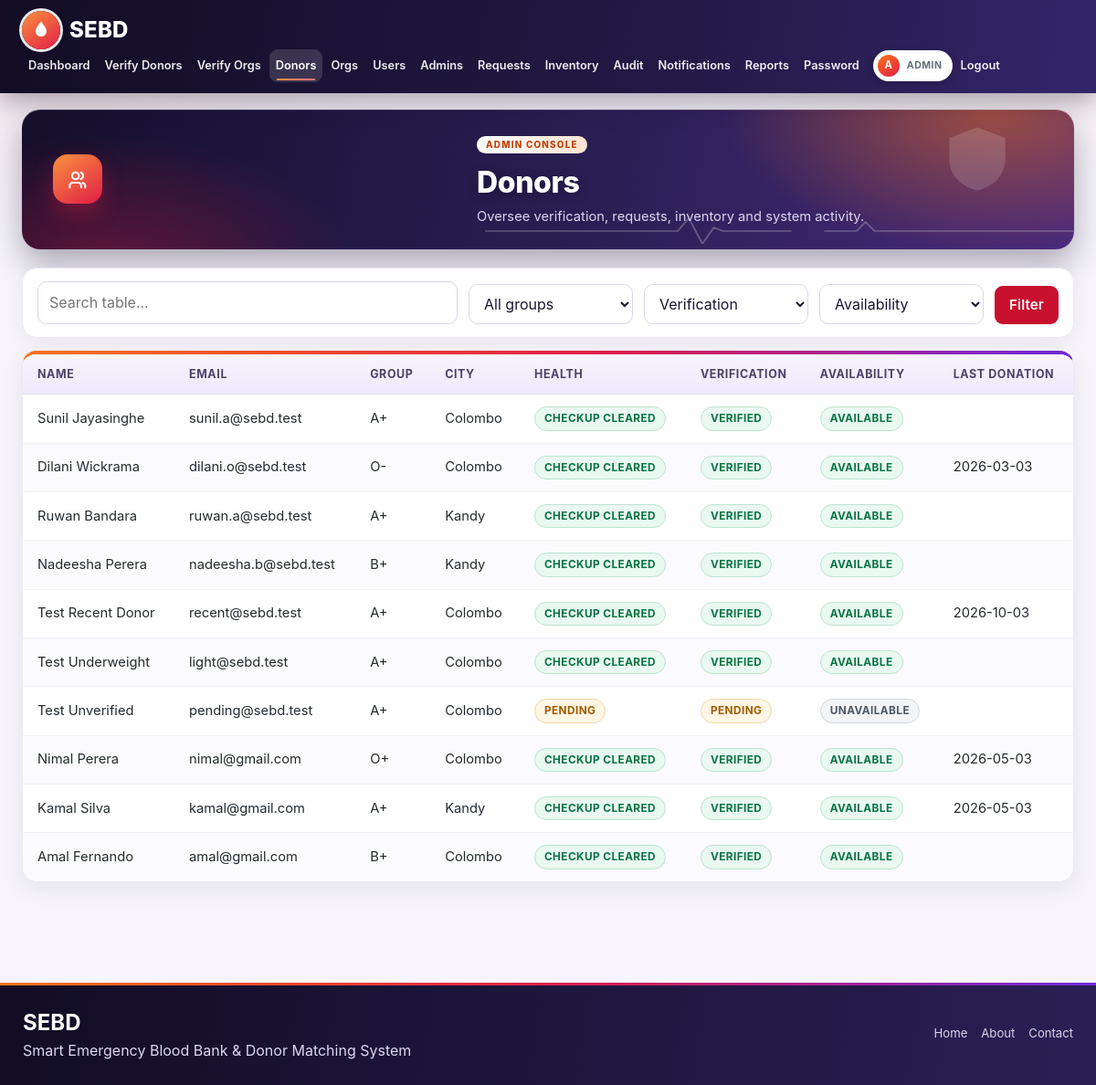
/admin/donors.php (signed in), run on the app's committed database.
### tables this page shows
CREATE TABLE IF NOT EXISTS `donors` (
  `donor_id` int NOT NULL AUTO_INCREMENT,
  `user_id` int NOT NULL,
  `blood_group` enum('A+','A-','B+','B-','AB+','AB-','O+','O-') NOT NULL,
  `date_of_birth` date NOT NULL,
  `weight_kg` decimal(5,2) DEFAULT NULL,
  `gender` varchar(20) DEFAULT NULL,
  `address` varchar(255) DEFAULT NULL,
  `city` varchar(100) DEFAULT NULL,
  `latitude` decimal(10,7) DEFAULT NULL,
  `longitude` decimal(10,7) DEFAULT NULL,
  `last_donation_date` date DEFAULT NULL,
  `recent_illness` varchar(255) DEFAULT NULL,
  `medication` varchar(255) DEFAULT NULL,
  `preferred_organization_id` int DEFAULT NULL,
  `rejection_reason` varchar(255) DEFAULT NULL,
  `re_review_requested` tinyint(1) NOT NULL DEFAULT '0',
  `health_status` enum('PENDING','CLEARED') DEFAULT 'PENDING',
  `verification_status` enum('PENDING','VERIFIED','REJECTED') DEFAULT 'PENDING',
  `availability_status` enum('AVAILABLE','UNAVAILABLE') DEFAULT 'UNAVAILABLE',
  `created_at` datetime DEFAULT CURRENT_TIMESTAMP,
  `updated_at` datetime DEFAULT CURRENT_TIMESTAMP ON UPDATE CURRENT_TIMESTAMP,
  PRIMARY KEY (`donor_id`),
  UNIQUE KEY `user_id` (`user_id`)
);

CREATE TABLE IF NOT EXISTS `users` (
  `user_id` int NOT NULL AUTO_INCREMENT,
  `full_name` varchar(100) NOT NULL,
  `email` varchar(100) NOT NULL,
  `password` varchar(255) NOT NULL,
  `role` enum('DONOR','HEALTHCARE','ADMIN') NOT NULL,
  `phone` varchar(20) DEFAULT NULL,
  `status` enum('PENDING','ACTIVE','SUSPENDED') DEFAULT 'PENDING',
  `must_change_password` tinyint(1) NOT NULL DEFAULT 0,
  `created_at` datetime DEFAULT CURRENT_TIMESTAMP,
  `updated_at` datetime DEFAULT CURRENT_TIMESTAMP ON UPDATE CURRENT_TIMESTAMP,
  PRIMARY KEY (`user_id`),
  UNIQUE KEY `email` (`email`)
);

### admin/donors.php (the view, shortened to what this page needs)
<?php require_once __DIR__.'/../includes/auth.php'; require_role('ADMIN');
$bg=get('blood_group'); $v=get('verification_status'); $a=get('availability_status');
$sql="SELECT d.*,u.full_name,u.email,u.status ustatus FROM donors d JOIN users u USING(user_id) WHERE 1"; $p=[];
$s=$pdo->prepare($sql." ORDER BY d.created_at DESC"); $s->execute($p);
$title='Donors'; require '../includes/header.php'; ?>
<form class="filter"><input id="tsearch" placeholder="Search table..."><?= blood_select('blood_group',$bg,true) ?>
<select name="verification_status"><option value="">Verification</option><?php foreach(['PENDING','VERIFIED','REJECTED'] as $x) echo "<option ".($v===$x?'selected':'').">$x</option>"; ?></select>
<select name="availability_status"><option value="">Availability</option><?php foreach(['AVAILABLE','UNAVAILABLE'] as $x) echo "<option ".($a===$x?'selected':'').">$x</option>"; ?></select><button class="btn">Filter</button></form>
<div class="tw"><table class="searchable"><thead><tr><th>Name</th><th>Email</th><th>Group</th><th>City</th><th>Health</th><th>Verification</th><th>Availability</th><th>Last donation</th></tr></thead><tbody>
<?php foreach($s as $d): ?><tr><td><?= h($d['full_name']) ?></td><td><?= h($d['email']) ?></td><td><?= h($d['blood_group']) ?></td><td><?= h($d['city']) ?></td><td><?= badge($d['health_status']) ?></td><td><?= badge($d['verification_status']) ?></td><td><?= badge($d['availability_status']) ?></td><td><?= h($d['last_donation_date']) ?></td></tr><?php endforeach; ?></tbody></table></div>
<?php require '../includes/footer.php';

### includes/functions.php (shortened to what this page needs)
<?php
function icon($n){
  static $i=[
  'drop'=>'<path d="M12 2.7s6 6.2 6 10.6a6 6 0 0 1-12 0c0-4.4 6-10.6 6-10.6z"/>',
  'users'=>'<path d="M16 20v-1.5a3.5 3.5 0 0 0-3.5-3.5h-5A3.5 3.5 0 0 0 4 18.5V20"/><circle cx="10" cy="8" r="3.5"/><path d="M20 20v-1.5a3.5 3.5 0 0 0-2.5-3.3M15.5 4.7a3.5 3.5 0 0 1 0 6.6"/>',
  'user'=>'<circle cx="12" cy="8" r="4"/><path d="M4 21v-1a6 6 0 0 1 6-6h4a6 6 0 0 1 6 6v1"/>',
  'check'=>'<path d="M5 12.5l4.5 4.5L19 7.5"/>',
  'hospital'=>'<path d="M4 21V6a1 1 0 0 1 1-1h8a1 1 0 0 1 1 1v15M14 10h5a1 1 0 0 1 1 1v10M2 21h20M9 8v6M6 11h6"/>',
  'activity'=>'<path d="M3 12h4l3-8 4 16 3-8h4"/>',
  'alert'=>'<path d="M12 3.5L21.5 20h-19z"/><path d="M12 10v5M12 17.5v.01"/>',
  'target'=>'<circle cx="12" cy="12" r="9"/><circle cx="12" cy="12" r="5"/><circle cx="12" cy="12" r="1"/>',
  'lock'=>'<rect x="5" y="11" width="14" height="10" rx="2"/><path d="M8 11V8a4 4 0 0 1 8 0v3"/>',
  'message'=>'<path d="M21 12a8 8 0 0 1-11.6 7.1L4 20.5l1.4-4.6A8 8 0 1 1 21 12z"/>',
  'pin'=>'<path d="M12 21s7-6.2 7-11.5a7 7 0 0 0-14 0C5 14.8 12 21 12 21z"/><circle cx="12" cy="9.5" r="2.5"/>',
  'mail'=>'<rect x="3" y="5" width="18" height="14" rx="2"/><path d="M3 7l9 6 9-6"/>',
  'phone'=>'<path d="M5 4h4l2 5-2.5 1.5a11 11 0 0 0 5 5L15 13l5 2v4a2 2 0 0 1-2 2A16 16 0 0 1 3 6a2 2 0 0 1 2-2z"/>',
  'shield'=>'<path d="M12 3l8 3v6c0 4.5-3.4 8-8 9-4.6-1-8-4.5-8-9V6z"/><path d="M9 12l2.2 2.2L15.5 10"/>',
  'clock'=>'<circle cx="12" cy="12" r="9"/><path d="M12 7v5l3 2"/>',
  'arrow'=>'<path d="M5 12h14M13 6l6 6-6 6"/>',
  'calendar'=>'<rect x="4" y="5" width="16" height="15" rx="2"/><path d="M4 10h16M9 3v4M15 3v4"/>',
  'bell'=>'<path d="M6 16v-5a6 6 0 0 1 12 0v5l1.5 2h-15z"/><path d="M10 20.5a2 2 0 0 0 4 0"/>',
  'heart'=>'<path d="M12 20s-7.5-4.6-7.5-10a4.3 4.3 0 0 1 7.5-2.8A4.3 4.3 0 0 1 19.5 10c0 5.4-7.5 10-7.5 10z"/>',
  'clipboard'=>'<rect x="6" y="4" width="12" height="17" rx="2"/><path d="M9 4h6v3H9zM9 12h6M9 16h4"/>',
  'megaphone'=>'<path d="M4 10v4h3l7 4V6L7 10z"/><path d="M17.5 9.5a4 4 0 0 1 0 5"/>',
  'ban'=>'<circle cx="12" cy="12" r="9"/><path d="M5.6 5.6l12.8 12.8"/>',
  'file'=>'<path d="M7 3h7l4 4v14H7z"/><path d="M14 3v4h4M10 13h5M10 17h5"/>',
  'menu'=>'<path d="M4 6h16M4 12h16M4 18h16"/>'
  ];
  return "<svg class='ico' viewBox='0 0 24 24' width='1em' height='1em' aria-hidden='true' focusable='false'>".$i[$n].'</svg>';
}
function h($s){ return htmlspecialchars((string)$s, ENT_QUOTES, 'UTF-8'); }
function get($k,$d=''){ $v=$_GET[$k] ?? $d; return is_string($v)?trim($v):(string)$d; }
function badge($s){ $label=$s==='CLEARED'?'Checkup cleared':str_replace('_',' ',$s); return "<span class='badge b-".strtolower(h($s))."'>".h($label)."</span>"; }
function blood_select($name,$sel='',$all=false){
  $o = $all ? "<option value=''>All groups</option>" : '';
  foreach(BLOOD as $b) $o .= "<option ".($b===$sel?'selected':'').">$b</option>";
  return "<select name='$name'>$o</select>";
}

### data on the page
donors: user.full_name "Sunil Jayasinghe", user.email "sunil.a@sebd.test", blood_group "A+", city "Colombo", health_status "CHECKUP CLEARED VERIFIED AVAILABLE"
donors: user.full_name "Dilani Wickrama", user.email "dilani.o@sebd.test", blood_group "O-", city "Colombo", health_status "CHECKUP CLEARED VERIFIED AVAILABLE", last_donation_date "2026-03-03"
donors: user.full_name "Ruwan Bandara", user.email "ruwan.a@sebd.test", blood_group "A+", city "Kandy", health_status "CHECKUP CLEARED VERIFIED AVAILABLE"
donors: user.full_name "Nadeesha Perera", user.email "nadeesha.b@sebd.test", blood_group "B+", city "Kandy", health_status "CHECKUP CLEARED VERIFIED AVAILABLE"
donors: user.full_name "Test Recent Donor", user.email "recent@sebd.test", blood_group "A+", city "Colombo", health_status "CHECKUP CLEARED VERIFIED AVAILABLE", last_donation_date "2026-10-03"
donors: user.full_name "Test Underweight", user.email "light@sebd.test", blood_group "A+", city "Colombo", health_status "CHECKUP CLEARED VERIFIED AVAILABLE"
donors: user.full_name "Test Unverified", user.email "pending@sebd.test", blood_group "A+", city "Colombo", health_status "PENDING PENDING UNAVAILABLE"
donors: user.full_name "Nimal Perera", user.email "nimal@gmail.com", blood_group "O+", city "Colombo", health_status "CHECKUP CLEARED VERIFIED AVAILABLE", last_donation_date "2026-05-03"
donors: user.full_name "Kamal Silva", user.email "kamal@gmail.com", blood_group "A+", city "Kandy", health_status "CHECKUP CLEARED VERIFIED AVAILABLE", last_donation_date "2026-05-03"
donors: user.full_name "Amal Fernando", user.email "amal@gmail.com", blood_group "B+", city "Colombo", health_status "CHECKUP CLEARED VERIFIED AVAILABLE"

### other printed values
$l "Dashboard"
$l "Verify Donors"
$l "Verify Orgs"
$l "Donors"
$l "Orgs"
$l "Users"
$l "Admins"
$l "Requests"
$l "Inventory"
$l "Audit"
$l "Notifications"
$l "Reports"
$l "Password"
substr($_SESSION['name']??'U',0,1) "A"
$title "Donors"
